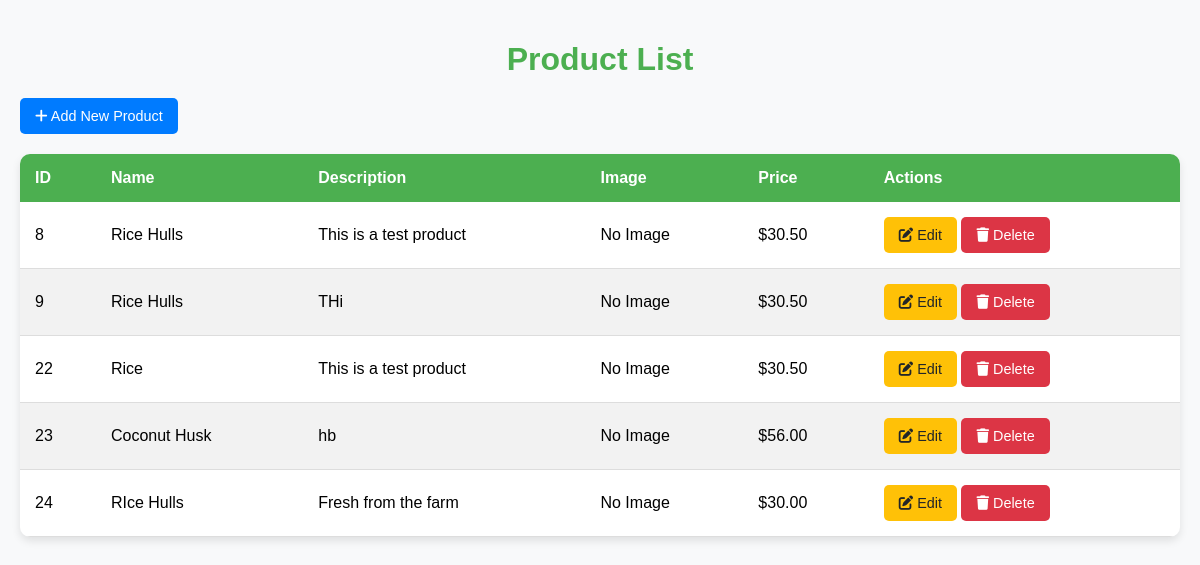
The page / on the database its author committed.
### store/models.py (models this page shows, shortened)
class Product(models.Model):
    name = models.CharField(max_length=200)
    description = models.TextField()
    price = models.DecimalField(max_digits=10, decimal_places=2)
    image = models.ImageField(upload_to='products/', blank=True, null=True)  # Allow null and blank
    created_at = models.DateTimeField(auto_now_add=True)

### store/views.py (the view)
# urls.py: path('', ProductListView.as_view(), name='products_list'),  # Displays all products
class ProductListView(ListView):
    model = Product
    template_name = 'products_list.html'
    context_object_name = 'products'

### store/templates/products_list.html (shortened to what this page needs)
<!DOCTYPE html>
<html lang="en">
<head>
    <link rel="stylesheet" href="https://cdnjs.cloudflare.com/ajax/libs/font-awesome/6.0.0-beta3/css/all.min.css">
</head>
<body>
    <h1>Product List</h1>
    <a href="{% url 'product_create' %}" class="btn btn-primary">
        <i class="fas fa-plus"></i> Add New Product
    </a>
    <table class="table">
        <thead>
            <tr>
                <th>ID</th>
                <th>Name</th>
                <th>Description</th>
                <th>Image</th>
                <th>Price</th>
                <th>Actions</th>
            </tr>
        </thead>
        <tbody>
            {% for product in products %}
            <tr>
                <td>{{ product.id }}</td>
                <td>{{ product.name }}</td>
                <td>{{ product.description }}</td>
                <td>
                    {% if product.image %}
                    <img src="{{ product.image.url }}" alt="{{ product.name }}" class="product-image">
                    {% else %}
                    <span>No Image</span>
                    {% endif %}
                </td>
                <td>${{ product.price }}</td>
                <td>
                    <a href="{% url 'product_update' product.id %}" class="btn btn-warning btn-sm">
                        <i class="fas fa-edit"></i> Edit
                    </a>
                    <a href="{% url 'product_delete' product.id %}" class="btn btn-danger btn-sm">
                        <i class="fas fa-trash"></i> Delete
                    </a>
                </td>
            </tr>
            {% endfor %}
        </tbody>
    </table>
</body>
</html>

### store/templates/products_list.html (style rules this page uses)
body { font-family: Arial, sans-serif; background-color: #f8f9fa; margin: 0; padding: 20px; }
h1 { text-align: center; color: #4CAF50; margin-bottom: 20px; }
.table { width: 100%; margin: auto; border-collapse: collapse; background-color: white; box-shadow: 0 4px 8px rgba(0, 0, 0, 0.1); border-radius: 10px; overflow: hidden; }
.table thead { background-color: #4CAF50; color: white; font-weight: bold; }
.table thead th { padding: 15px; text-align: left; }
.table tbody tr { border-bottom: 1px solid #ddd; }
.table tbody tr:nth-child(even) { background-color: #f2f2f2; }
.table td, .table th { padding: 15px; text-align: left; vertical-align: middle; }
.btn { text-decoration: none; color: white; border: none; padding: 10px 15px; font-size: 0.9rem; border-radius: 5px; cursor: pointer; transition: background-color 0.3s; display: inline-block; }
.btn-primary { background-color: #007bff; margin-bottom: 20px; }
.btn-warning { background-color: #ffc107; color: #212529; }
.btn-danger { background-color: #dc3545; }

### rows shown on the page
Product: id "8", name "Rice Hulls", description "This is a test product", image "No Image", price "30.50"
Product: id "9", name "Rice Hulls", description "THi", image "No Image", price "30.50"
Product: id "22", name "Rice", description "This is a test product", image "No Image", price "30.50"
Product: id "23", name "Coconut Husk", description "hb", image "No Image", price "56.00"
Product: id "24", name "RIce Hulls", description "Fresh from the farm", image "No Image", price "30.00"
